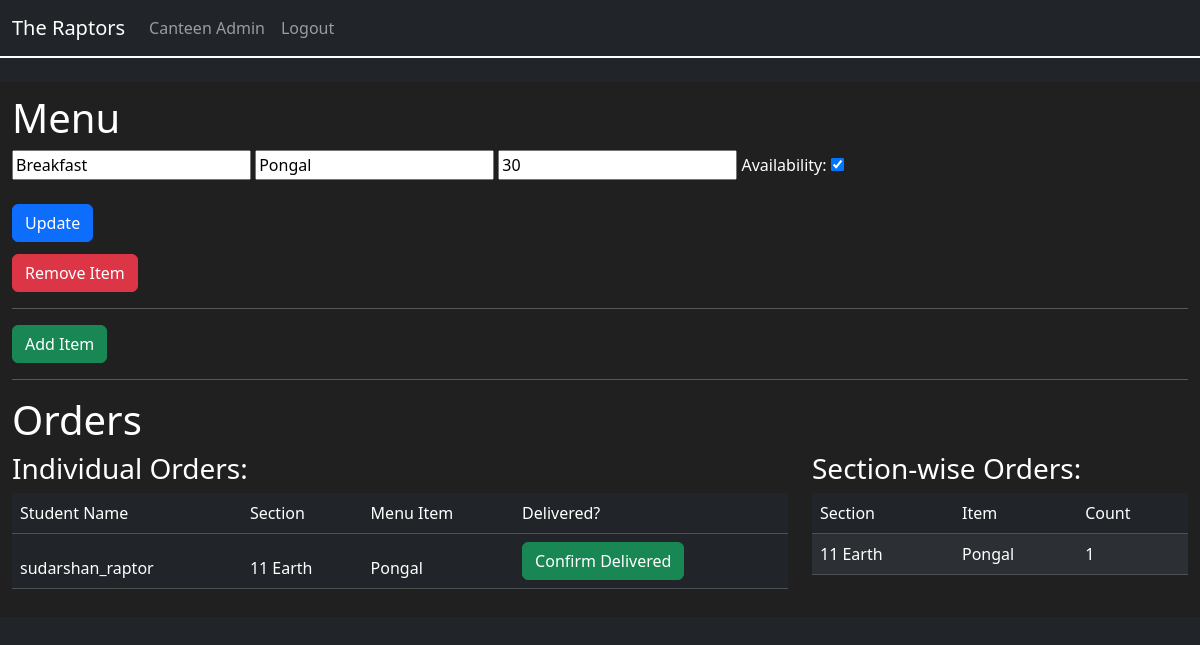
/canteen-admin (signed in), run on an earlier commit of the app's database.
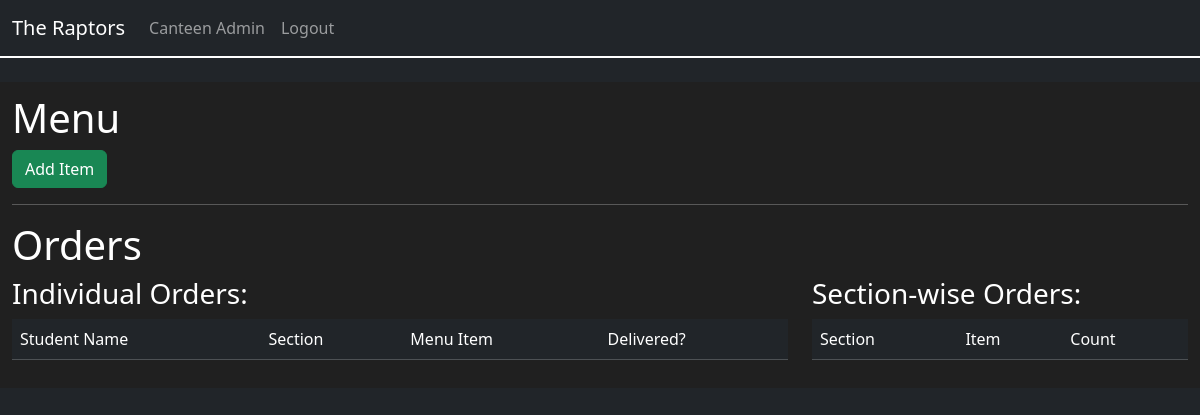
And on a later commit of the database.
### raptor_hackspire/models.py (models this page shows, shortened)
class Menu(db.Model):
    __tablename__ = "menu"
    id = db.Column(db.Integer(), primary_key=True)
    category = db.Column(db.String(), nullable=False)
    item_name = db.Column(db.String(), nullable=False)
    price = db.Column(db.Integer(), nullable=False)
    availability = db.Column(db.Boolean(), default=True, nullable=False)

class Student(UserMixin, db.Model):
    __tablename__ = "student"
    id = db.Column(db.Integer(), primary_key=True)
    username = db.Column(db.String(), nullable=False, unique=True)
    section = db.Column(db.String(), nullable=False)
    password = db.Column(db.String(), nullable=False)

class Orders(db.Model):
    __tablename__ = "orders"
    id = db.Column(db.Integer(), primary_key=True)
    student_id = db.Column(db.Integer(), db.ForeignKey("student.id"))
    menu_id = db.Column(db.Integer(), db.ForeignKey("menu.id"))
    section = db.Column(db.String(), nullable=False)

### raptor_hackspire/routes.py (the view, shortened to what this page needs)
@app.route("/canteen-admin", methods=["GET", "POST"])
@login_required
@roles_required("canteen")
def canteen_admin():
    menu = Menu.query.all()
    orders = Orders.query.all()
    sections = db.session.query(Orders.section).distinct().all()
    order_section_items = []
    for section_tuple in sections:
        section = section_tuple[0]
        section_menu_orders = db.session.query(Orders.menu_id).filter_by(section=section).distinct().all()
        for menu_id_tuple in section_menu_orders:
            menu_id = menu_id_tuple[0]
            menu_item = Menu.query.filter_by(id=menu_id).first()    # for getting menu item name
            menu_item_count_list = Orders.query.filter_by(section=section, menu_id=menu_id).all() # to get count of menu items in that section
            menu_item_count = len(menu_item_count_list)
            dict_section_menu = {
                "section": section,
                "menu_item": menu_item.item_name,
                "count": menu_item_count,
            }
            order_section_items.append(dict_section_menu)
    order_items = []
    for order in orders:
        student_details = Student.query.filter_by(id=order.student_id).first()
        menu_details = Menu.query.filter_by(id=order.menu_id).first()
        order_element = {
            "id": order.id,
            "student_name": student_details.username,
            "section": order.section,
            "menu_item": menu_details.item_name,
        }
        order_items.append(order_element)
    return render_template("canteen_admin.html", role=current_user.get_role(), menu=menu, orders=order_items, orders_by_section=order_section_items)

### raptor_hackspire/functions.py (called while the page is built)
def roles_required(*roles):
    def decorator(func):
        @wraps(func)
        def wrapper(*args, **kwargs):
            if not current_user.is_authenticated or current_user.get_role() not in roles:
                abort(401)
            return func(*args, **kwargs)
        return wrapper
    return decorator

### raptor_hackspire/models.py (called while the page is built)
@login_manager.user_loader
def load_user(user_id):
    user_type = session.get("user_type")
    if user_type == "student":
        return Student.query.get(int(user_id))
    if user_type == "canteen":
        return Canteen.query.get(int(user_id))
    if user_type == "teacher":
        return Teacher.query.get(int(user_id))

    def get_role(self):
        return "canteen"

### raptor_hackspire/templates/canteen_admin.html (shortened to what this page needs)
{% extends "base.html" %}
{% block css %}
    <link rel="stylesheet" href="{{ url_for('static', filename='css/canteen_admin.css') }}">
{% endblock %}
{% block content %}
    <div class="canteen-admin-page">
        <h1>Menu</h1>
        {% if menu %}
            {% for i in menu %}
                <form method="post">
                    <input type="text" name="category" id="category" value="{{i.category}}">
                    <input type="text" name="item_name" id="item_name" value="{{i.item_name}}">
                    <input type="number" name="price" id="price" value="{{i.price}}">
                    <label for="availability">Availability:</label>
                    <input type="checkbox" name="availability" id="availability" value="{{i.availability}}" {% if i.availability %}checked{% endif %}>
                    <br><br>
                    <button type="submit" class="btn btn-primary">Update</button>
                </form>
                <form method="post" style="margin-top: 1%;">
                    <button type="submit" class="btn btn-danger">Remove Item</button>
                </form>
                <hr>
            {% endfor %}
        {% endif %}
        <button type="button" class="btn btn-success" data-bs-toggle="modal" data-bs-target="#addItemMenuModal">
            Add Item
        </button>
        <hr>
        <h1>Orders</h1>
        <div class="row">
            <div class="col-lg-8 col-md-8 col-sm-12 col-xs-12">
                <h3>Individual Orders:</h3>
                <table class="table table-dark table-striped">
                    <thead>
                        <tr>
                            <td>Student Name</td>
                            <td>Section</td>
                            <td>Menu Item</td>
                            <td>Delivered?</td>
                        </tr>
                        {% for order in orders %}
                            <tr>
                                <td>{{order.student_name}}</td>
                                <td>{{order.section}}</td>
                                <td>{{order.menu_item}}</td>
                                <td>
                                    <form method="POST">
                                        <button class="btn btn-success">Confirm Delivered</button>
                                    </form>
                                </td>
                            </tr>
                        {% endfor %}
                    </thead>
                </table>
            </div>
            <div class="col-lg-4 col-md-4 col-sm-12 col-xs-12">
                <h3>Section-wise Orders:</h3>
                <table class="table table-dark table-striped">
                    <thead>
                        <tr>
                            <td>Section</td>
                            <td>Item</td>
                            <td>Count</td>
                        </tr>
                    </thead>
                    <tbody>
                        {% for i in orders_by_section %}
                            <tr>
                                <td>{{i.section}}</td>
                                <td>{{i.menu_item}}</td>
                                <td>{{i.count}}</td>
                            </tr>
                        {% endfor %}
                    </tbody>
                </table>
            </div>
        </div>
    </div>
{% endblock %}

### raptor_hackspire/templates/base.html (shortened to what this page needs)
<!DOCTYPE html>
<html lang="en">
<head>
    {% block css %}
    {% endblock %}
    <link rel="stylesheet" href="{{ url_for('static', filename='css/base.css') }}">
    <link href="https://cdn.jsdelivr.net/npm/bootstrap@5.3.3/dist/css/bootstrap.min.css" rel="stylesheet">
</head>
<body class="bg-dark text-light">
    <nav class="navbar navbar-dark navbar-expand-lg bg-dark" style="border-bottom: 2px solid #fff; margin-bottom: 2%;">
        <div class="container-fluid">
            <a class="navbar-brand" href="#">The Raptors</a>
            <div class="collapse navbar-collapse" id="navbarNavAltMarkup">
                <div class="navbar-nav">
                    {% if role == "student" %}
                        <a class="nav-link" href="{{url_for('assignments')}}">Assignment Tracker</a>
                        <a class="nav-link" href="{{url_for('canteen_buddy')}}">Canteen Buddy</a>
                        <a class="nav-link" href="{{url_for('logout')}}">Logout</a>
                    {% elif role == "teacher" %}
                        <a class="nav-link" href="{{url_for('assignments')}}">View Assignments</a>
                        <a class="nav-link" href="{{url_for('logout')}}">Logout</a>
                    {% elif role == "canteen" %}
                        <a class="nav-link" href="{{url_for('canteen_admin')}}">Canteen Admin</a>
                        <a class="nav-link" href="{{url_for('logout')}}">Logout</a>
                    {% endif %}
                </div>
            </div>
        </div>
    </nav>
    {% block content %}
    {% endblock %}
</body>
</html>

### raptor_hackspire/static/css/canteen_admin.css (style rules this page uses)
.canteen-admin-page { background-color: rgb(32, 32, 32); color: #fff; padding: 1%; }

What changed in the data, as far as the page shows it:
removed Menu: category "Breakfast", item_name "Pongal", price "30", availability "☑", menu_item "Pongal", section "11 Earth", menu_item "Pongal", count "1"
removed Student: student_name "sudarshan_raptor"
removed Orders: section "11 Earth"
Also different on the page:
list line gone: "Confirm Delivered"
